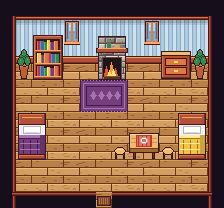

Below is a game level as drawn by its tile map, then a one-line description and the .tmx file that defines it, in full:
An orthogonal 14x13 tile map with 16x16 px tiles, 3 tile layers (Back, Buildings, Front).

<map version="1.4" tiledversion="1.4.2" orientation="orthogonal" renderorder="right-down" width="14" height="13" tilewidth="16" tileheight="16" infinite="0" nextlayerid="4" nextobjectid="1">
 <properties>
  <property name="Warp" type="string" value="6 13 TahaAkhan.Cinarkoy_Koy 17 19" />
 </properties>
 <tileset firstgid="1" name="cinarkoy_ic" tilewidth="16" tileheight="16" tilecount="256" columns="16">
  <image source="cinarkoy_ic.png" width="256" height="256" />
 </tileset>
 <layer id="1" name="Back" width="14" height="13">
  <data encoding="csv">
51,51,51,51,51,51,51,51,51,51,51,51,51,51,
51,51,51,51,51,51,51,51,51,51,51,51,51,51,
51,51,51,51,51,51,51,51,51,51,51,51,51,51,
51,51,51,51,51,51,51,51,51,51,51,51,51,51,
51,2,3,4,1,2,3,4,1,2,3,4,1,51,
51,18,19,20,17,158,159,160,17,18,19,20,17,51,
51,2,3,4,1,174,175,176,1,2,3,4,1,51,
51,18,19,20,17,18,19,20,17,18,19,20,17,51,
51,2,3,4,1,2,3,4,1,2,3,4,1,51,
51,18,19,20,17,18,19,20,17,18,19,20,17,51,
51,2,3,4,1,2,3,4,1,2,3,4,1,51,
51,18,19,20,17,18,19,20,17,18,19,20,17,51,
51,51,51,51,51,51,177,51,51,51,51,51,51,51
</data>
 </layer>
 <layer id="2" name="Buildings" width="14" height="13">
  <data encoding="csv">
51,51,51,51,51,51,51,51,51,51,51,51,51,51,
52,14,14,14,14,14,14,14,14,14,14,14,14,53,
52,30,30,30,30,30,30,30,30,30,30,30,30,53,
52,46,46,46,46,46,46,46,46,46,46,46,46,53,
52,164,140,141,0,0,136,137,0,0,126,127,164,53,
52,0,0,0,0,0,0,0,0,0,0,0,0,53,
52,0,0,0,0,0,0,0,0,0,0,0,0,53,
52,97,98,0,0,0,0,0,0,0,0,63,64,53,
52,113,114,0,0,0,0,0,99,100,0,79,80,53,
52,129,130,0,0,0,0,103,115,116,103,95,96,53,
52,0,0,0,0,0,0,0,0,0,0,0,0,53,
52,0,0,0,0,0,0,0,0,0,0,0,0,53,
55,54,54,54,54,54,0,54,54,54,54,54,54,56
</data>
 </layer>
 <layer id="3" name="Front" width="14" height="13">
  <data encoding="csv">
0,0,0,0,0,0,0,0,0,0,0,0,0,0,
0,0,0,0,112,0,0,0,0,112,0,0,0,0,
0,0,108,109,128,0,104,105,0,128,0,0,0,0,
0,148,124,125,0,0,120,121,0,0,110,111,148,0,
0,0,0,0,0,0,0,0,0,0,0,0,0,0,
0,0,0,0,0,0,0,0,0,0,0,0,0,0,
0,0,0,0,0,0,0,0,0,0,0,0,0,0,
0,0,0,0,0,0,0,0,0,0,0,0,0,0,
0,0,0,0,0,0,0,0,0,0,0,0,0,0,
0,0,0,0,0,0,0,0,0,0,0,0,0,0,
0,0,0,0,0,0,0,0,0,0,0,0,0,0,
0,0,0,0,0,0,0,0,0,0,0,0,0,0,
0,0,0,0,0,0,0,0,0,0,0,0,0,0
</data>
 </layer>
</map>
